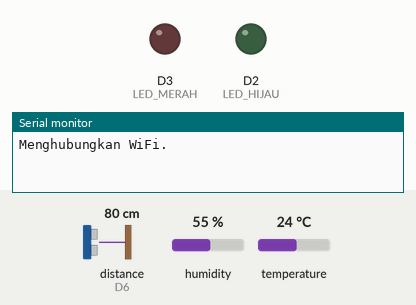
Recording of a sketch running on a simulated ESP8266 (NodeMCU). On the bench: output pins drawn as LEDs (lit = HIGH), the last lines printed to the serial monitor. Wiring (inferred from the names in the program): ultrasonic range finder: trigger D5; echo D6. Inputs (shaded band) come from the test bench; at power-on: distance to the obstacle (sensor on D6) 80 cm, humidity 55 %, temperature 24 °C. The echo pulse lasts 58.3 µs per cm; WiFi joins after 1.5 s; servers stay silent unless stated; pins used as bus, display or sensor lines are not drawn.

Above: at 0.1 s.
At 1.6 s:
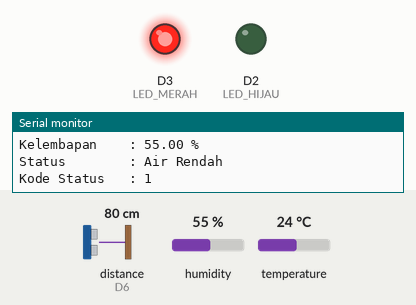
Timing chart, 0 to 3.1 s (numbered marks = the images above):
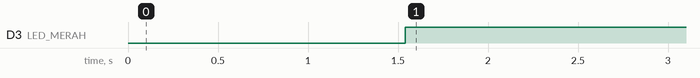

Measured:
- by itself, D3 (LED_MERAH): LOW → HIGH at 1.5 s

The sketch:

tugasBesar.ino
```cpp
#include <ESP8266WiFi.h>
#include <ThingSpeak.h>
#include <DHT.h>

const char* ssid = "Kontrakan Teknik";
const char* password = "sabang-merauke23";

unsigned long channelID = 3428498;
const char *writeAPI = "VC66C8ULAO8ORWEM";

#define DHTPIN D1
#define DHTTYPE DHT11

#define TRIG D5
#define ECHO D6

#define LED_HIJAU D2
#define LED_MERAH D3

WiFiClient client;
DHT dht(DHTPIN, DHTTYPE);

void connectWiFi()
{
  WiFi.begin(ssid, password);

  Serial.print("Menghubungkan WiFi");

  while (WiFi.status() != WL_CONNECTED)
  {
    Serial.print(".");
    delay(500);
  }

  Serial.println();
  Serial.println("==================================");
  Serial.println("WiFi Berhasil Terhubung");
  Serial.print("IP Address : ");
  Serial.println(WiFi.localIP());
  Serial.println("==================================");
}

float bacaJarak()
{
  digitalWrite(TRIG, LOW);
  delayMicroseconds(2);

  digitalWrite(TRIG, HIGH);
  delayMicroseconds(10);

  digitalWrite(TRIG, LOW);

  long duration = pulseIn(ECHO, HIGH, 30000);

  if (duration == 0)
  {
    return -1;
  }

  float distance = duration * 0.0343 / 2.0;

  return distance;
}

void setup()
{
  Serial.begin(115200);

  pinMode(TRIG, OUTPUT);
  pinMode(ECHO, INPUT);

  pinMode(LED_HIJAU, OUTPUT);
  pinMode(LED_MERAH, OUTPUT);

  digitalWrite(LED_HIJAU, LOW);
  digitalWrite(LED_MERAH, LOW);

  dht.begin();

  connectWiFi();

  ThingSpeak.begin(client);

  Serial.println();
  Serial.println("===== SMART AQUARIUM IoT =====");
}

void loop()
{
  if (WiFi.status() != WL_CONNECTED)
  {
    connectWiFi();
  }

  float distance = bacaJarak();
  float suhu = dht.readTemperature();
  float humidity = dht.readHumidity();

  if (isnan(suhu) || isnan(humidity))
  {
    Serial.println("Gagal membaca DHT11");
    delay(2000);
    return;
  }

  String statusAkuarium = "Normal";
  int status = 0;

  if (distance > 10 && suhu > 30)
  {
    statusAkuarium = "Air Rendah & Suhu Tinggi";
    status = 3;

    digitalWrite(LED_HIJAU, LOW);
    digitalWrite(LED_MERAH, HIGH);
  }
  else if (distance > 10)
  {
    statusAkuarium = "Air Rendah";
    status = 1;

    digitalWrite(LED_HIJAU, LOW);
    digitalWrite(LED_MERAH, HIGH);
  }
  else if (suhu > 30)
  {
    statusAkuarium = "Suhu Tinggi";
    status = 2;

    digitalWrite(LED_HIJAU, LOW);
    digitalWrite(LED_MERAH, HIGH);
  }
  else
  {
    statusAkuarium = "Normal";
    status = 0;

    digitalWrite(LED_HIJAU, HIGH);
    digitalWrite(LED_MERAH, LOW);
  }

  Serial.println("====================================");

  Serial.print("Jarak Air     : ");
  Serial.print(distance);
  Serial.println(" cm");

  Serial.print("Suhu          : ");
  Serial.print(suhu);
  Serial.println(" °C");

  Serial.print("Kelembapan    : ");
  Serial.print(humidity);
  Serial.println(" %");

  Serial.print("Status        : ");
  Serial.println(statusAkuarium);

  Serial.print("Kode Status   : ");
  Serial.println(status);

  ThingSpeak.setField(1, distance);
  ThingSpeak.setField(2, suhu);
  ThingSpeak.setField(3, humidity);
  ThingSpeak.setField(4, status);

  ThingSpeak.setStatus(statusAkuarium);

  int response = ThingSpeak.writeFields(channelID, writeAPI);

  if (response == 200)
  {
    Serial.println("Upload ThingSpeak BERHASIL");
  }
  else
  {
    Serial.print("Upload GAGAL. Error : ");
    Serial.println(response);
  }

  Serial.println();

  delay(20000);
}
```
